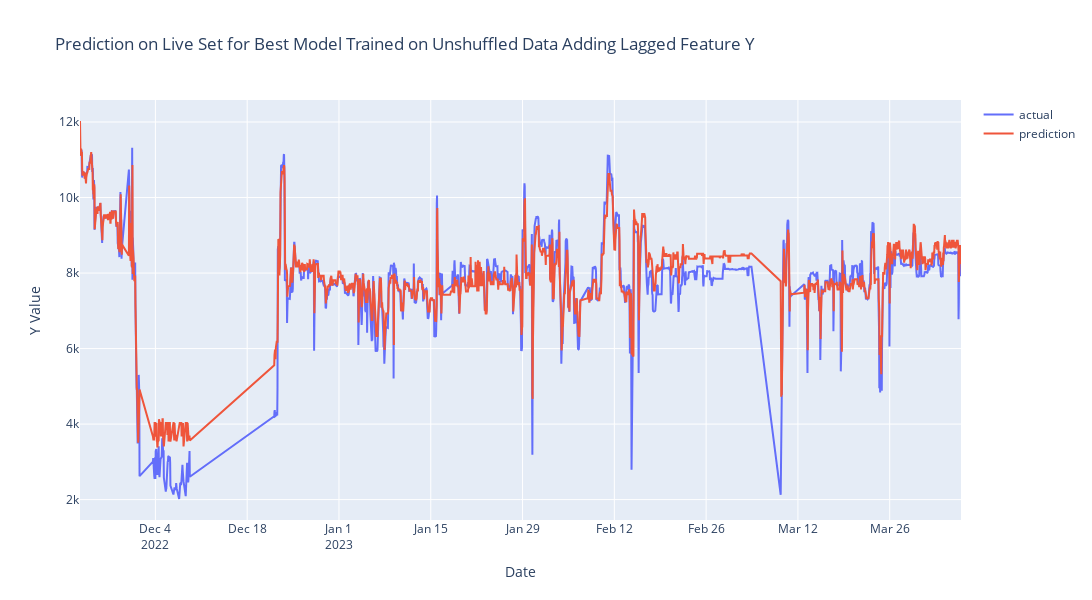

The notebook cell saved with this chart:
### Code cell
fig = go.Figure()
fig.add_trace(go.Scatter(x=live_X.index, y=live_y, mode='lines', name='actual'))
fig.add_trace(go.Scatter(x=live_X.index, y=live_y_pred, mode='lines', name='prediction'))
fig.update_layout(title='Prediction on Live Set for Best Model Trained on Unshuffled Data Adding Lagged Feature Y',
                xaxis_title='Date',
                yaxis_title='Y Value',
                width=1200,
                height=600)
fig.write_html(cfg.shuffle_or_not.v2.unshuffle.live_plot)
fig.show()

### Figure 1 — Plotly figure (JSON) as saved in the notebook; plotly's stock layout.template omitted (floating-point values rounded to 4 significant figures; data arrays with more than 128 entries replaced by an {"elided": "..."} marker saying what was removed)
{"data": [{"mode": "lines", "name": "actual", "type": "scatter", "x": {"elided": "2604 str values"}, "y": {"elided": "2604 float values"}}, {"mode": "lines", "name": "prediction", "type": "scatter", "x": {"elided": "2604 str values"}, "y": {"elided": "2604 float values"}}], "layout": {"height": 600, "title": {"text": "Prediction on Live Set for Best Model Trained on Unshuffled Data Adding Lagged Feature Y"}, "width": 1200, "xaxis": {"title": {"text": "Date"}}, "yaxis": {"title": {"text": "Y Value"}}}}
